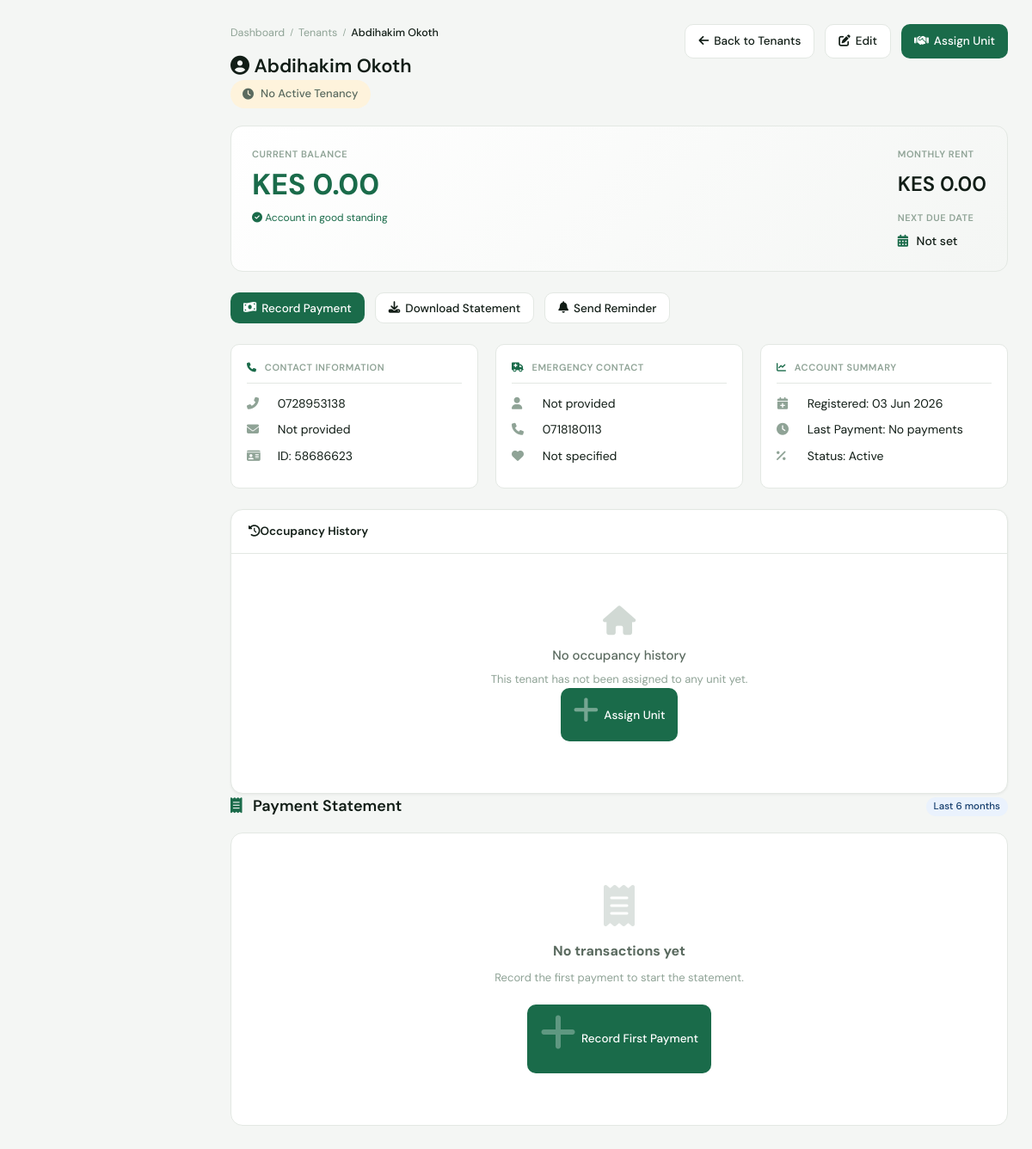
/tenants/tenants/53/, run on the app's committed database.
### tenants/models.py (models this page shows, shortened)
class Tenant(models.Model):
    full_name = models.CharField(max_length=50)
    phone_no = models.CharField(max_length=15, blank=False, unique=True)
    id_no = models.CharField(max_length=20, unique=True)
    emergency_no = models.CharField(max_length=15, null=True, blank=True)
    active = models.BooleanField(default=True)
    created_at = models.DateTimeField(auto_now_add=True)
    updated_at = models.DateTimeField(auto_now=True)
    class Meta:
        ordering = ['full_name']

### tenants/views.py (the view)
# urls.py: path('tenants/<int:pk>/', views.tenant_detail, name='tenant_detail'),
def tenant_detail(request, pk):
    tenant = get_object_or_404(Tenant, pk=pk)
    return render(request, 'tenants/tenant_detail.html', {'tenant': tenant})

### templates/tenants/tenant_detail.html (shortened to what this page needs)
{% extends 'base.html' %}
{% load static %}
{% block content %}
<div class="td-container">
    <div class="page-header">
        <div class="page-header-left">
            <div class="breadcrumb">
                <a href="{% url 'dashboard' %}">Dashboard</a>
                <span class="breadcrumb-sep">/</span>
                <a href="{% url 'tenant_list' %}">Tenants</a>
                <span class="breadcrumb-sep">/</span>
                <span class="breadcrumb-current">{{ tenant.full_name }}</span>
            </div>
            <h1>
                <i class="fas fa-user-circle"></i>
                {{ tenant.full_name }}
            </h1>
            {% if current_tenancy %}
            <p class="td-status-badge td-status-active">
                <i class="fas fa-home"></i> Currently in Unit {{ current_tenancy.unit.unit_number }}
            </p>
            {% else %}
            <p class="td-status-badge td-status-inactive">
                <i class="fas fa-clock"></i> No Active Tenancy
            </p>
            {% endif %}
        </div>
        <div class="td-header-actions">
            <a href="{% url 'tenant_list' %}" class="btn btn-secondary">
                <i class="fas fa-arrow-left"></i> Back to Tenants
            </a>
            <a href="{% url 'tenant_update' tenant.id %}" class="btn btn-secondary">
                <i class="fas fa-edit"></i> Edit
            </a>
            {% if not current_tenancy %}
            <a href="{% url 'tenancy_create' %}?tenant={{ tenant.id }}" class="btn btn-primary">
                <i class="fas fa-handshake"></i> Assign Unit
            </a>
            {% endif %}
        </div>
    </div>
    <div class="td-balance-card">
        <div class="td-balance-left">
            <div class="td-label">Current Balance</div>
            <div class="td-balance-amount {% if current_balance > 0 %}td-overdue{% else %}td-paid{% endif %}">
                KES {{ current_balance|floatformat:2|default:"0.00" }}
            </div>
            {% if current_balance > 0 %}
            <div class="td-overdue-note">
                <i class="fas fa-exclamation-circle"></i> Overdue by {{ days_overdue|default:"0" }} days
            </div>
            {% else %}
            <div class="td-paid-note">
                <i class="fas fa-check-circle"></i> Account in good standing
            </div>
            {% endif %}
        </div>
        <div class="td-balance-right">
            <div class="td-label">Monthly Rent</div>
            <div class="td-rent-amount">KES {{ monthly_rent|floatformat:2|default:"0.00" }}</div>
            <div class="td-label td-due-label">Next Due Date</div>
            <div class="td-due-date">
                <i class="fas fa-calendar-alt"></i> {{ next_due_date|date:"d F Y"|default:"Not set" }}
            </div>
        </div>
    </div>
    <div class="td-action-buttons">
        <button class="btn btn-primary" onclick="document.getElementById('paymentModal').style.display='flex'">
            <i class="fas fa-money-bill-wave"></i> Record Payment
        </button>
        <button class="btn btn-secondary" onclick="window.print()">
            <i class="fas fa-download"></i> Download Statement
        </button>
        <button class="btn btn-secondary">
            <i class="fas fa-bell"></i> Send Reminder
        </button>
    </div>
    <div class="td-info-grid">
        <div class="td-info-card">
            <div class="td-info-label">
                <i class="fas fa-phone"></i> Contact Information
            </div>
            <div class="td-info-value">
                <div><i class="fas fa-phone-alt"></i> {{ tenant.phone_no|default:"Not provided" }}</div>
                <div><i class="fas fa-envelope"></i> {{ tenant.email|default:"Not provided" }}</div>
                <div><i class="fas fa-id-card"></i> ID: {{ tenant.id_no|default:"Not provided" }}</div>
            </div>
        </div>
        <div class="td-info-card">
            <div class="td-info-label">
                <i class="fas fa-ambulance"></i> Emergency Contact
            </div>
            <div class="td-info-value">
                <div><i class="fas fa-user"></i> {{ tenant.emergency_name|default:"Not provided" }}</div>
                <div><i class="fas fa-phone"></i> {{ tenant.emergency_no|default:"Not provided" }}</div>
                <div><i class="fas fa-heart"></i> {{ tenant.emergency_relation|default:"Not specified" }}</div>
            </div>
        </div>
        <div class="td-info-card">
            <div class="td-info-label">
                <i class="fas fa-chart-line"></i> Account Summary
            </div>
            <div class="td-info-value">
                <div><i class="fas fa-calendar-plus"></i> Registered: {{ tenant.created_at|date:"d M Y"|default:"N/A" }}</div>
                <div><i class="fas fa-clock"></i> Last Payment: {{ last_payment_date|date:"d M Y"|default:"No payments" }}</div>
                <div><i class="fas fa-percent"></i> Status: {{ payment_status|default:"Active" }}</div>
            </div>
        </div>
    </div>
    <div class="card">
        <div class="card-header">
            <span class="card-title">
                <i class="fas fa-history"></i> Occupancy History
            </span>
        </div>
        <div class="card-body">
            {% if tenancies %}
            <div class="table-wrap">
                <table class="table">
                    <thead>
                        <tr>
                            <th>Unit</th>
                            <th>Property</th>
                            <th>Move In</th>
                            <th>Move Out</th>
                            <th>Status</th>
                            <th>Rent</th>
                        </tr>
                    </thead>
                    <tbody>
                        {% for tenancy in tenancies %}
                        <tr>
                            <td><strong>{{ tenancy.unit.unit_number }}</strong></td>
                            <td>{{ tenancy.unit.property.name }}</td>
                            <td>{{ tenancy.move_in_date|date:"d M Y" }}</td>
                            <td>{{ tenancy.move_out_date|date:"d M Y"|default:"-" }}</td>
                            <td>
                                <span class="badge {% if tenancy.status == 'ACTIVE' %}badge-green{% else %}badge-gray{% endif %}">
                                    {{ tenancy.get_status_display }}
                                </span>
                            </td>
                            <td>KES {{ tenancy.monthly_rent|floatformat:2 }}</td>
                        </tr>
                        {% endfor %}
                    </tbody>
                </table>
            </div>
            {% else %}
            <div class="empty-state">
                <i class="fas fa-home"></i>
                <h3>No occupancy history</h3>
                <p>This tenant has not been assigned to any unit yet.</p>
                <a href="{% url 'tenancy_create' %}?tenant={{ tenant.id }}" class="btn btn-primary">
                    <i class="fas fa-plus"></i> Assign Unit
                </a>
            </div>
            {% endif %}
        </div>
    </div>
    <div class="td-statement-header">
        <h3><i class="fas fa-receipt"></i> Payment Statement</h3>
        <span class="badge badge-blue">Last 6 months</span>
    </div>
    <div class="td-transaction-table">
        {% if transactions %}
        <div class="table-wrap">
            <table class="table">
                <thead>
                    <tr>
                        <th>Date</th>
                        <th>Description</th>
                        <th>Debit</th>
                        <th>Credit</th>
                        <th>Balance</th>
                    </tr>
                </thead>
                <tbody>
                    {% for transaction in transactions %}
                    <tr>
                        <td>{{ transaction.date|date:"d M Y" }}</td>
                        <td>
                            <i class="fas {% if transaction.type == 'rent' %}fa-home{% else %}fa-money-bill-wave{% endif %}"></i>
                            {{ transaction.description }}
                        </td>
                        <td class="td-debit">{% if transaction.debit > 0 %}KES {{ transaction.debit|floatformat:2 }}{% else %}—{% endif %}</td>
                        <td class="td-credit">{% if transaction.credit > 0 %}KES {{ transaction.credit|floatformat:2 }}{% else %}—{% endif %}</td>
                        <td class="{% if transaction.balance > 0 %}td-balance-neg{% else %}td-balance-pos{% endif %}">
                            KES {{ transaction.balance|floatformat:2 }}
                        </td>
                    </tr>
                    {% endfor %}
                </tbody>
                <tfoot>
                    <tr>
                        <td colspan="2"><strong>Totals</strong></td>
                        <td class="td-debit"><strong>KES {{ total_debits|floatformat:2 }}</strong></td>
                        <td class="td-credit"><strong>KES {{ total_credits|floatformat:2 }}</strong></td>
                        <td class="{% if current_balance > 0 %}td-balance-neg{% else %}td-balance-pos{% endif %}">
                            <strong>KES {{ current_balance|floatformat:2 }}</strong>
                        </td>
                    </tr>
                </tfoot>
            </table>
        </div>
        {% else %}
        <div class="td-empty-transactions">
            <i class="fas fa-receipt"></i>
            <h3>No transactions yet</h3>
            <p>Record the first payment to start the statement.</p>
            <button class="btn btn-primary" onclick="document.getElementById('paymentModal').style.display='flex'">
                <i class="fas fa-plus"></i> Record First Payment
            </button>
        </div>
        {% endif %}
    </div>
</div>
{% endblock %}

### data on the page
Tenant: full_name "Abdihakim Okoth", phone_no "0728953138", id_no "58686623", emergency_no "0718180113", created_at "03 Jun 2026"

### other printed values
{{ current_balance|floatformat:2|default:"0.00" }} "0.00"
{{ monthly_rent|floatformat:2|default:"0.00" }} "0.00"
{{ next_due_date|date:"d F Y"|default:"Not set" }} "Not set"
{{ tenant.email|default:"Not provided" }} "Not provided"
{{ tenant.emergency_name|default:"Not provided" }} "Not provided"
{{ tenant.emergency_relation|default:"Not specified" }} "Not specified"
{{ last_payment_date|date:"d M Y"|default:"No payments" }} "No payments"
{{ payment_status|default:"Active" }} "Active"
